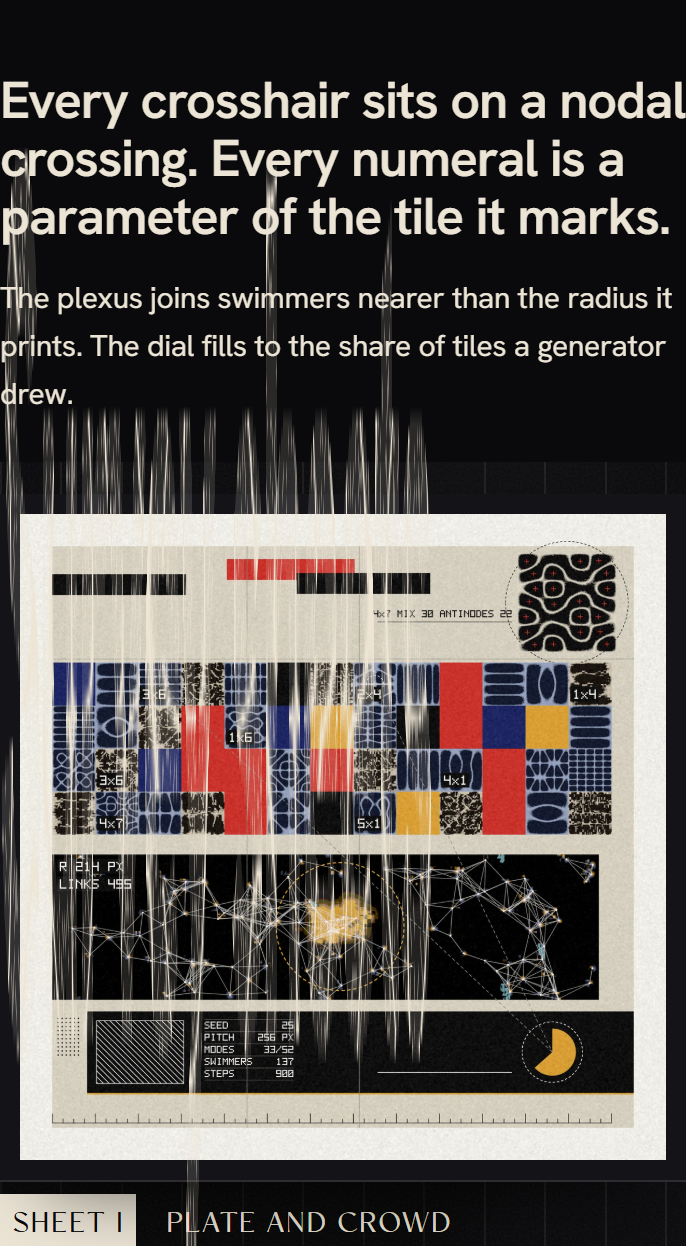
#> input picture feed-25/build/audit/gallery-375/2026_10_23_feed_test_25_build_index_html__canvas0.png, 686 x 1246 px
$ python -i edges.py   (imports and definitions only)   (older library calls are emulated)
#> lines starting #> are read from the running program, lines starting #| are printed output that depends on the picture
### packages/quality/quality/imgio.py
# SPDX-License-Identifier: MIT
# SPDX-FileCopyrightText: 2026 Zain Dana Harper
"""Shared image loading for the quality tools.

load(path) returns (rgb, bits): rgb is a float64 array H x W x 3 in code values
of the file's own depth (0..255 for 8-bit, 0..65535 for 16-bit), bits is 8 or 16.
Alpha is dropped after compositing over black, which is how a canvas on a dark
page reads. EXR is read through OpenCV when it was built with OpenEXR support.
"""
from __future__ import annotations

import os

import cv2
import numpy as np

os.environ.setdefault("OPENCV_IO_ENABLE_OPENEXR", "1")


def load(path: str):
    img = cv2.imread(str(path), cv2.IMREAD_UNCHANGED)
    if img is None:
        raise FileNotFoundError(f"cannot decode image: {path}")
    if img.dtype == np.uint16:
        bits = 16
    elif img.dtype in (np.float32, np.float64):
        bits = 32
    else:
        bits = 8
    img = img.astype(np.float64)
    if img.ndim == 2:
        img = np.stack([img] * 3, axis=-1)
    if img.shape[2] == 4:
        a = img[..., 3:4] / (65535.0 if bits == 16 else 255.0 if bits == 8 else 1.0)
        img = img[..., :3] * a
    img = img[..., ::-1].copy()  # BGR to RGB
    return img, bits


def luma(rgb: np.ndarray) -> np.ndarray:
    """Rec. 709 luma on code values (no linearisation; matches how banding is seen on screen)."""
    return rgb[..., 0] * 0.2126 + rgb[..., 1] * 0.7152 + rgb[..., 2] * 0.0722


def to8(rgb: np.ndarray, bits: int) -> np.ndarray:
    if bits == 8:
        return rgb
    if bits == 16:
        return rgb / 257.0
    return np.clip(rgb, 0, 1) * 255.0


def crop(rgb: np.ndarray, box):
    if not box:
        return rgb
    x, y, w, h = box
    return rgb[y:y + h, x:x + w]

### packages/quality/quality/edges.py
# SPDX-License-Identifier: MIT
# SPDX-FileCopyrightText: 2026 Zain Dana Harper
"""Edge-quality analyser: transition width and anti-aliasing of strong edges.

For every strong edge pixel (Canny on luma), a 13-sample profile is read along
the gradient normal with bilinear sampling. Measures:
- width_p50 / width_p90: 10-to-90% rise distance in pixels. A crisp vector edge at
  1x is 1 to 1.5 px; a soft or upscaled edge is 3 px or more.
- aa_share: share of edge pixels whose 3x3 neighbourhood holds an intermediate value
  (between 15% and 85% of the local step). Aliased (binary) edges score near 0;
  anti-aliased edges score 0.5 or more.
- stair_share: share of near-diagonal edge pixels (20 to 70 degrees) with no
  intermediate neighbour: visible jaggies.

Usage: python edges.py IMAGE [--box x,y,w,h]
"""
from __future__ import annotations

import argparse
import json
import sys

import cv2
import numpy as np

from . import imgio


def analyse(rgb8: np.ndarray, max_edges=4000, seed=0) -> dict:
    lum = imgio.luma(rgb8).astype(np.float32)
    u8 = np.clip(lum, 0, 255).astype(np.uint8)
    edges = cv2.Canny(u8, 60, 140)
    gx = cv2.Sobel(lum, cv2.CV_32F, 1, 0, ksize=3)
    gy = cv2.Sobel(lum, cv2.CV_32F, 0, 1, ksize=3)
    ys, xs = np.nonzero(edges)
    h, w = lum.shape
    keep = (ys > 7) & (xs > 7) & (ys < h - 8) & (xs < w - 8)
    ys, xs = ys[keep], xs[keep]
    if len(ys) == 0:
        return {"edges": 0, "width_p50": 0.0, "width_p90": 0.0, "aa_share": 0.0, "stair_share": 0.0}
    if len(ys) > max_edges:
        idx = np.random.default_rng(seed).choice(len(ys), max_edges, replace=False)
        ys, xs = ys[idx], xs[idx]
    widths, aa, stair, diag = [], 0, 0, 0
    offs = np.linspace(-6, 6, 13)
    for y, x in zip(ys, xs):
        g = np.array([gx[y, x], gy[y, x]], dtype=float)
        n = np.linalg.norm(g)
        if n < 1e-3:
            continue
        d = g / n
        px = (x + offs * d[0]).astype(np.float32).reshape(1, -1)
        py = (y + offs * d[1]).astype(np.float32).reshape(1, -1)
        prof = cv2.remap(lum, px, py, cv2.INTER_LINEAR).ravel()
        lo, hi = float(prof[:3].mean()), float(prof[-3:].mean())
        step = hi - lo
        if abs(step) < 30:
            continue
        p = (prof - lo) / step
        i10 = np.argmax(p >= 0.1)
        i90 = np.argmax(p >= 0.9)
        widths.append(max(0.0, offs[i90] - offs[i10]))
        nb = lum[y - 1:y + 2, x - 1:x + 2]
        f = (nb - min(lo, hi)) / abs(step)
        has_mid = bool(np.any((f > 0.15) & (f < 0.85)))
        aa += has_mid
        ang = np.degrees(np.arctan2(abs(d[1]), abs(d[0])))
        if 20 <= ang <= 70:
            diag += 1
            stair += not has_mid
    m = len(widths)
    if m == 0:
        return {"edges": 0, "width_p50": 0.0, "width_p90": 0.0, "aa_share": 0.0, "stair_share": 0.0}
    return {
        "edges": m,
        "width_p50": round(float(np.percentile(widths, 50)), 2),
        "width_p90": round(float(np.percentile(widths, 90)), 2),
        "aa_share": round(aa / m, 3),
        "stair_share": round(stair / diag, 3) if diag else 0.0,
    }


def analyse_file(path: str, box=None) -> dict:
    rgb, bits = imgio.load(path)
#> in load, img is the input picture: shape (1246, 686, 3); mean B, G, R 80.2, 83.3, 88.3
#> bits = 8
    out = analyse(imgio.crop(imgio.to8(rgb, bits), box))
#> in luma, `return rgb[..., 0] * 0.2126 + rgb[..., 1] * 0.7152 + rgb[..., 2] * 0.0..`:
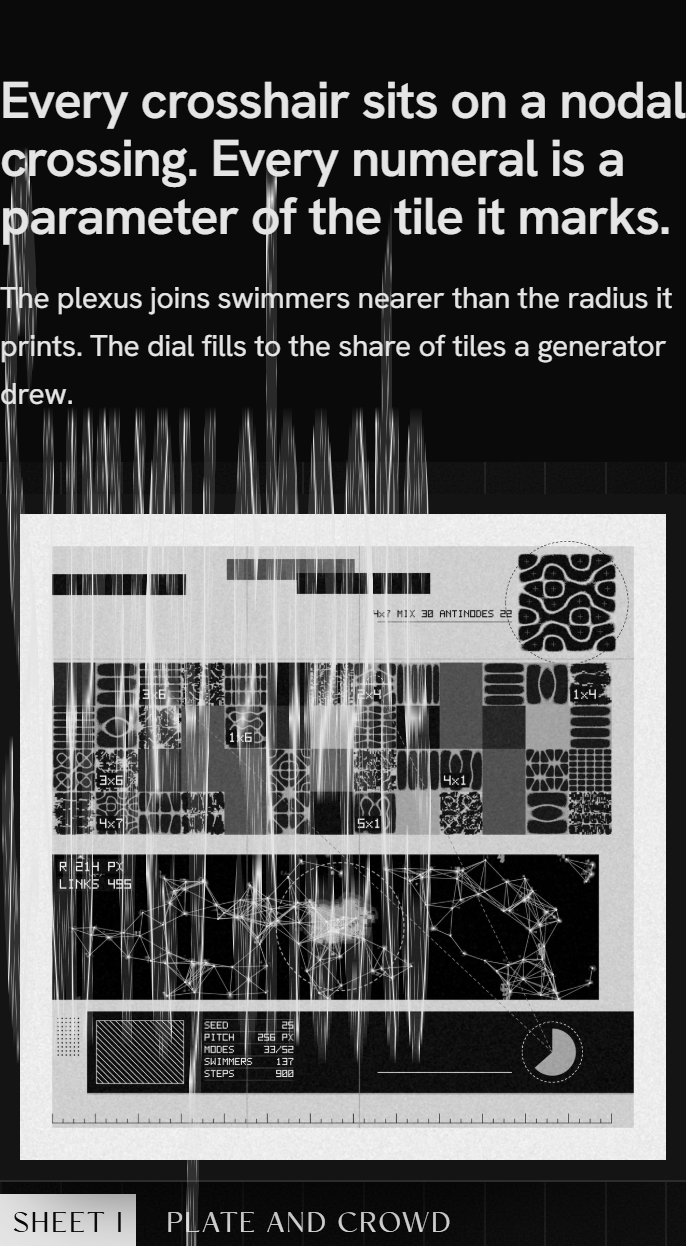
#> returned value: shape (1246, 686) float64; min 0, max 250.8, mean 84.1
#> in analyse, `edges = cv2.Canny(u8, 60, 140)`:
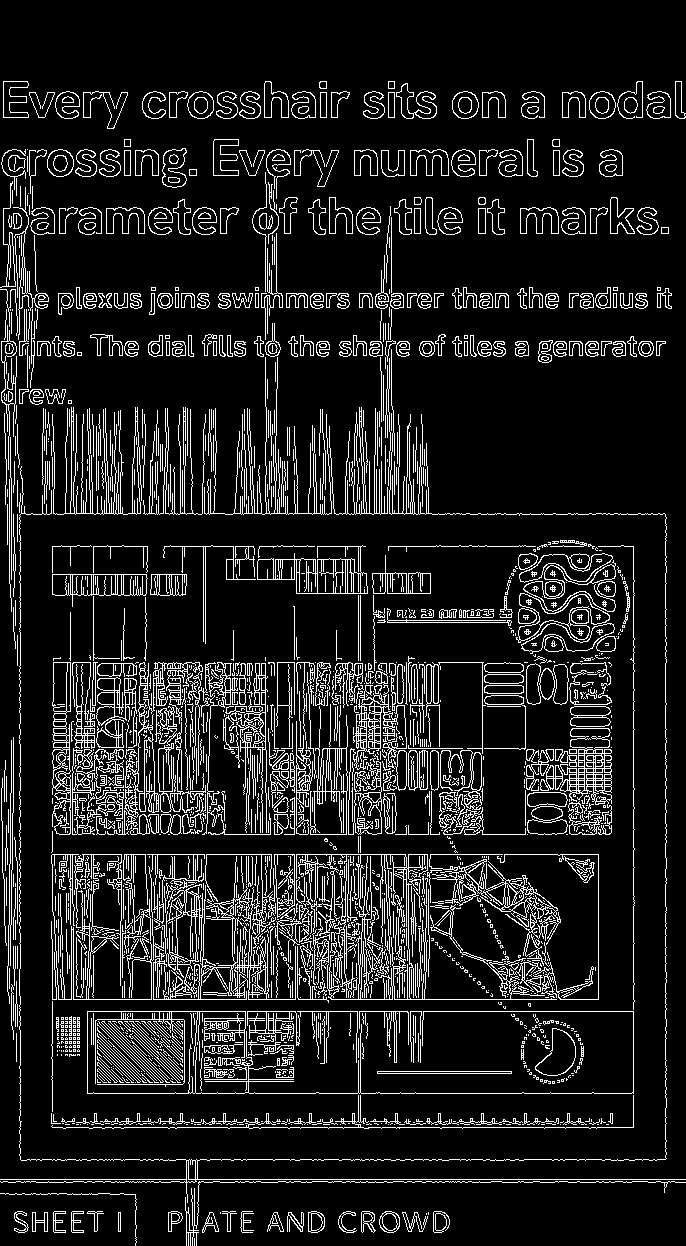
#> edges: shape (1246, 686); 11.8% white in thin lines or dots
#> in analyse, `gx = cv2.Sobel(lum, cv2.CV_32F, 1, 0, ksize=3)`:
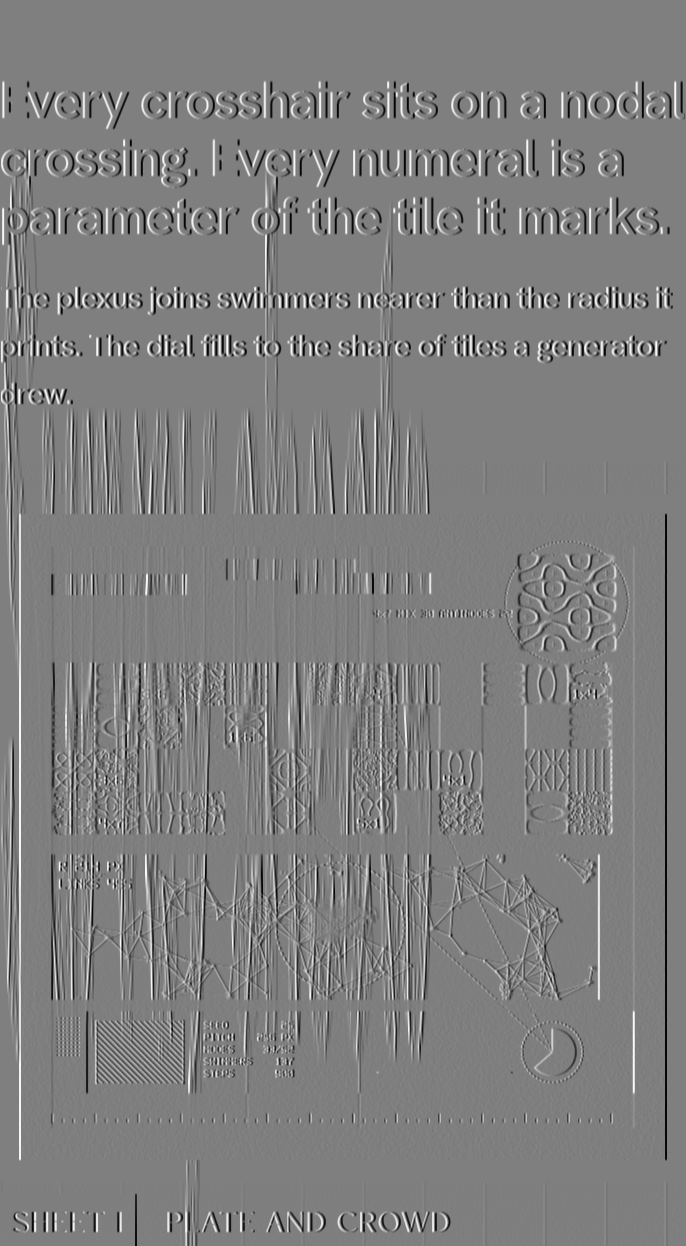
#> gx: shape (1246, 686) float32; min -922, max 927.9, mean -0.1; drawn with min black and max white
#> in analyse, `gy = cv2.Sobel(lum, cv2.CV_32F, 0, 1, ksize=3)`:
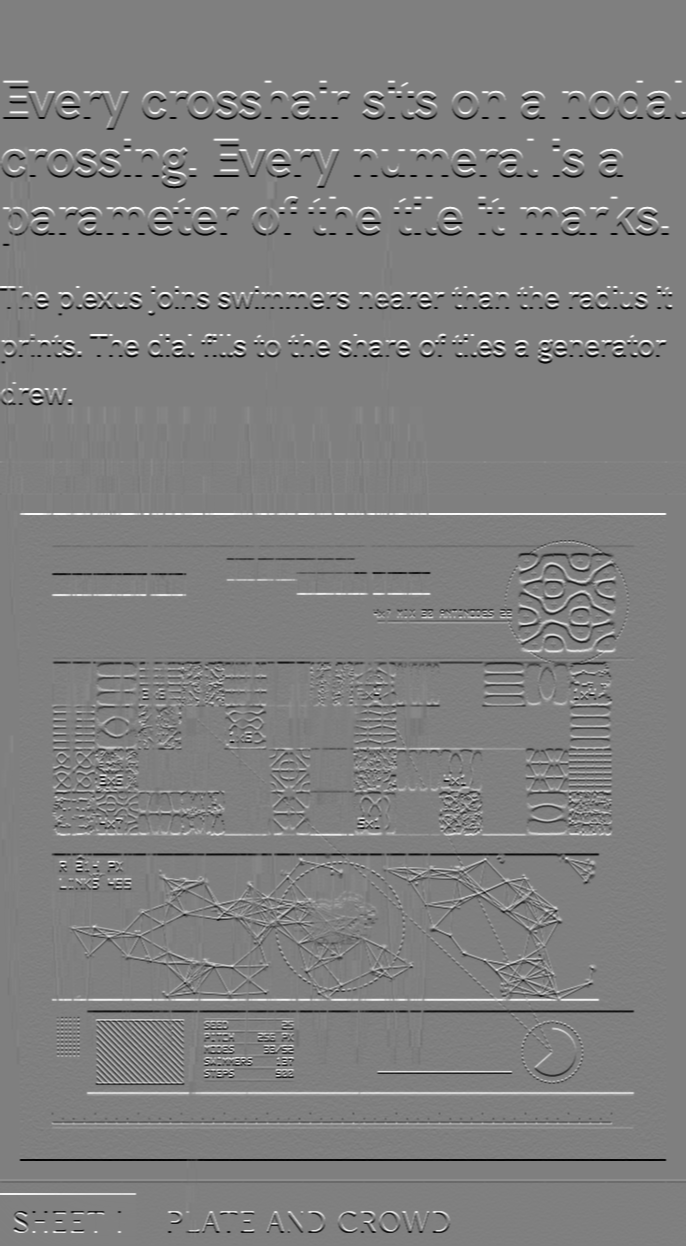
#> gy: shape (1246, 686) float32; min -908.7, max 905.4, mean 0.3; drawn with min black and max white
#> in analyse, `idx = np.random.default_rng(seed).choice(len(ys), max_edges, replace=F..`: idx = 4000 values, max 99530 at index 3213, min 18 at index 2288, mean 50114.2
#> in analyse, `ys, xs = ys[idx], xs[idx]`: ys = 4000 values, max 1232 at index 3057, min 81 at index 2156, mean 702.5; xs = 4000 values, max 674 at index 1142, min 8 at index 261, mean 302.7
#> the loop in analyse, `for y, x in zip(ys, xs):` made 4000 passes
#> (y, x, g, n, d, lo, hi, step) on passes 20, 30, 39, 40, 53: (87, 22, [0, -877], 877, [0, -1], 10.14, 182.7, 172.6), (422, 120, [-276.2, 9.64], 276.3, [-0.999, 0.0349], 10.14, 86.02, 75.87), (709, 119, [116.6, -39.5], 123.1, [0.947, -0.321], 80.57, 130.1, 49.48), (234, 405, [116, -877], 884.7, [0.131, -0.991], 10.14, 186.2, 176), (353, 563, [309.2, 568], 646.7, [0.478, 0.878], 160, 10.14, -149.9)
#> (y, x, g, n, d, lo, hi, step) on passes 1, 2, 4, 5, 7, 8: (561, 20, [727.6, 1.07], 727.6, [1, 0.00147], 72.47, 235.8, 163.3), (455, 328, [380.7, 19.78], 381.3, [0.999, 0.0519], 66.6, 10.14, -56.45), (698, 122, [-272.1, -19.78], 272.9, [-0.997, -0.0725], 27.2, 146.9, 119.7), (775, 120, [50.69, 583.7], 585.9, [0.0865, 0.996], 111.6, 168.7, 57.13), (1093, 196, [-54.54, 522.4], 525.3, [-0.104, 0.995], 44.07, 209.2, 165.1), (935, 104, [190, -82.21], 207.1, [0.918, -0.397], 19.03, 66.76, 47.73)
    out["file"] = str(path)
    return out


def main(argv=None):
    ap = argparse.ArgumentParser(description=__doc__.splitlines()[0])
    ap.add_argument("image")
    ap.add_argument("--box")
    a = ap.parse_args(argv)
    box = tuple(int(v) for v in a.box.split(",")) if a.box else None
    print(json.dumps(analyse_file(a.image, box), indent=1))
    return 0


# [2 lines not run here, left out]

>>> result = analyse_file('../../../feed-25/build/audit/gallery-375/2026_10_23_feed_test_25_build_index_html__canvas0.png')

$ run again, on feed-25/build/audit/gallery-375/2026_10_23_feed_test_25_build_index_html__view_200.png
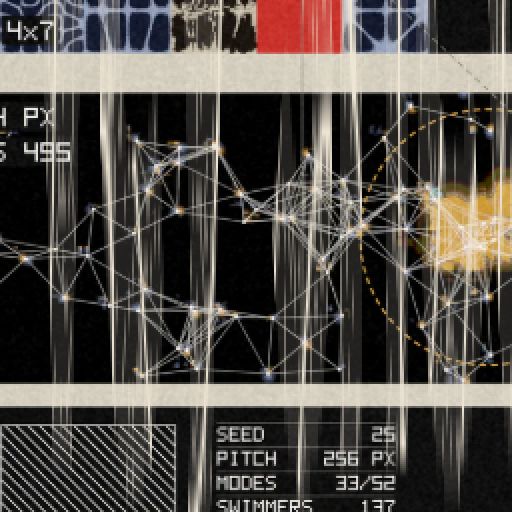
#> input picture feed-25/build/audit/gallery-375/2026_10_23_feed_test_25_build_index_html__view_200.png, 512 x 512 px
#> in load, img is the input picture: shape (512, 512, 3); mean B, G, R 71.4, 76.5, 81.6
#> bits = 8
#> in analyse, `edges = cv2.Canny(u8, 60, 140)`:
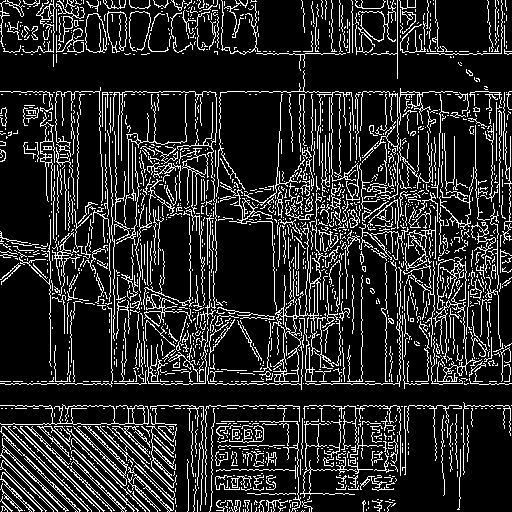
#> edges: shape (512, 512); 15.7% white in thin lines or dots
#> in analyse, `gy = cv2.Sobel(lum, cv2.CV_32F, 0, 1, ksize=3)`:
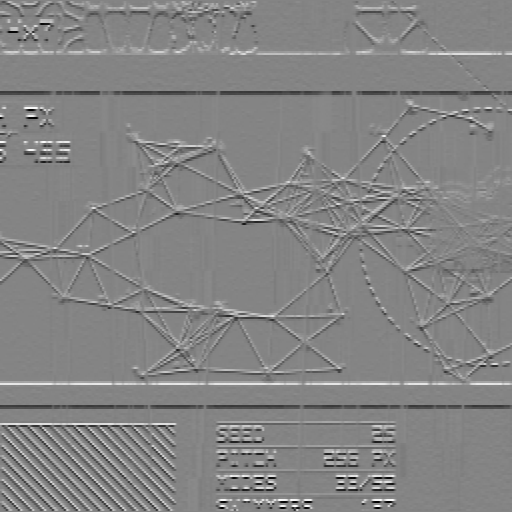
#> gy: shape (512, 512) float32; min -811.6, max 752, mean -0.4; drawn with min black and max white
#> idx = 4000 values, max 38569 at index 493, min 7 at index 2288, mean 19329.9
#> ys = 4000 values, max 503 at index 397, min 8 at index 19, mean 269.8; xs = 4000 values, max 503 at index 120, min 8 at index 144, mean 259
#> the loop in analyse, `for y, x in zip(ys, xs):` made 4000 passes
#> (y, x, g, n, d, lo, hi, step) on passes 19, 32, 48: (444, 159, [279, -299], 409, [0.682, -0.731], 88.84, 18.68, -70.15), (278, 46, [-165, 171], 237.6, [-0.694, 0.72], 128.9, 2.95, -125.9), (164, 408, [-114.3, 142], 182.3, [-0.627, 0.779], 2.53, 34.36, 31.83)
